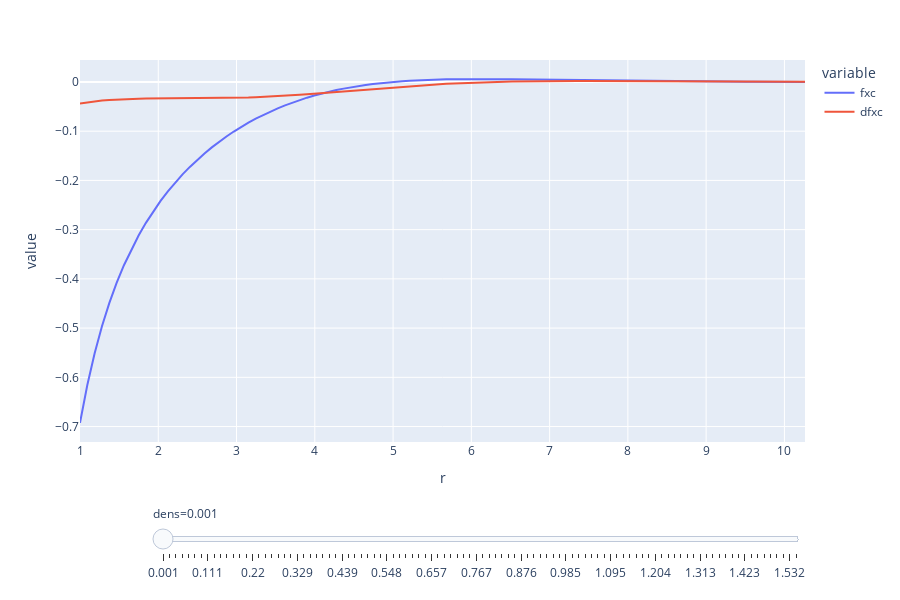

Notebook cell for this chart:
### Code cell
import plotly.express as px


fig= px.line(df, x="r", y=["fxc","dfxc"], animation_frame="dens", height=600) 

fig["layout"].pop("updatemenus") # optional, drop animation buttons

fig.write_html("fxc_dfxc.html")
fig.show()

### Figure 1 — Plotly figure (JSON) as saved in the notebook; plotly's stock layout.template omitted (floating-point values rounded to 4 significant figures)
{"data": [{"hovertemplate": "variable=fxc<br>dens=0.001<br>r=%{x}<br>value=%{y}<extra></extra>", "legendgroup": "fxc", "line": {"color": "#636efa", "dash": "solid"}, "marker": {"symbol": "circle"}, "mode": "lines", "name": "fxc", "orientation": "v", "showlegend": true, "type": "scatter", "x": [1, 1.094, 1.187, 1.281, 1.374, 1.468, 1.561, 1.655, 1.749, 1.842, 1.936, 2.029, 2.123, 2.216, 2.31, 2.403, 2.497, 2.591, 2.684, 2.778, 2.871, 2.965, 3.058, 3.152, 3.246, 3.339, 3.433, 3.526, 3.62, 3.713, 3.807, 3.901, 3.994, 4.088, 4.181, 4.275, 4.368, 4.462, 4.556, 4.649, 4.743, 4.836, 4.93, 5.023, 5.117, 5.21, 5.304, 5.398, 5.491, 5.585, 5.678, 5.772, 5.865, 5.959, 6.053, 6.146, 6.24, 6.333, 6.427, 6.52, 6.614, 6.708, 6.801, 6.895, 6.988, 7.082, 7.175, 7.269, 7.363, 7.456, 7.55, 7.643, 7.737, 7.83, 7.924, 8.017, 8.111, 8.205, 8.298, 8.392, 8.485, 8.579, 8.672, 8.766, 8.86, 8.953, 9.047, 9.14, 9.234, 9.327, 9.421, 9.515, 9.608, 9.702, 9.795, 9.889, 9.982, 10.08, 10.17, 10.26], "xaxis": "x", "y": [-0.6926, -0.6155, -0.551, -0.4963, -0.4492, -0.4083, -0.3723, -0.3404, -0.3119, -0.2862, -0.2629, -0.2416, -0.2222, -0.2043, -0.1878, -0.1725, -0.1583, -0.1451, -0.1328, -0.1214, -0.1107, -0.1007, -0.09139, -0.0827, -0.07459, -0.06704, -0.06002, -0.05349, -0.04744, -0.04184, -0.03667, -0.0319, -0.02753, -0.02352, -0.01985, -0.01652, -0.0135, -0.01077, -0.008323, -0.006132, -0.004183, -0.002461, -0.0009494, 0.0003668, 0.001503, 0.002472, 0.00329, 0.003968, 0.00452, 0.004958, 0.005293, 0.005537, 0.005698, 0.005788, 0.005815, 0.005787, 0.005712, 0.005597, 0.005449, 0.005273, 0.005076, 0.004861, 0.004634, 0.004398, 0.004157, 0.003913, 0.003669, 0.003428, 0.003191, 0.00296, 0.002737, 0.002522, 0.002316, 0.002119, 0.001933, 0.001758, 0.001593, 0.001438, 0.001294, 0.001161, 0.001037, 0.0009228, 0.0008179, 0.0007219, 0.0006343, 0.0005546, 0.0004824, 0.0004171, 0.0003584, 0.0003058, 0.0002588, 0.0002169, 0.0001798, 0.000147, 0.0001181, 9.288e-05, 7.089e-05, 5.182e-05, 3.538e-05, 2.131e-05], "yaxis": "y"}, {"hovertemplate": "variable=dfxc<br>dens=0.001<br>r=%{x}<br>value=%{y}<extra></extra>", "legendgroup": "dfxc", "line": {"color": "#EF553B", "dash": "solid"}, "marker": {"symbol": "circle"}, "mode": "lines", "name": "dfxc", "orientation": "v", "showlegend": true, "type": "scatter", "x": [1, 1.094, 1.187, 1.281, 1.374, 1.468, 1.561, 1.655, 1.749, 1.842, 1.936, 2.029, 2.123, 2.216, 2.31, 2.403, 2.497, 2.591, 2.684, 2.778, 2.871, 2.965, 3.058, 3.152, 3.246, 3.339, 3.433, 3.526, 3.62, 3.713, 3.807, 3.901, 3.994, 4.088, 4.181, 4.275, 4.368, 4.462, 4.556, 4.649, 4.743, 4.836, 4.93, 5.023, 5.117, 5.21, 5.304, 5.398, 5.491, 5.585, 5.678, 5.772, 5.865, 5.959, 6.053, 6.146, 6.24, 6.333, 6.427, 6.52, 6.614, 6.708, 6.801, 6.895, 6.988, 7.082, 7.175, 7.269, 7.363, 7.456, 7.55, 7.643, 7.737, 7.83, 7.924, 8.017, 8.111, 8.205, 8.298, 8.392, 8.485, 8.579, 8.672, 8.766, 8.86, 8.953, 9.047, 9.14, 9.234, 9.327, 9.421, 9.515, 9.608, 9.702, 9.795, 9.889, 9.982, 10.08, 10.17, 10.26], "xaxis": "x", "y": [-0.04377, -0.04129, -0.0393, -0.03771, -0.03647, -0.03552, -0.03481, -0.0343, -0.03395, -0.03373, -0.03361, -0.03356, -0.03355, -0.03356, -0.03358, -0.03358, -0.03355, -0.03348, -0.03335, -0.03316, -0.0329, -0.03255, -0.03213, -0.03162, -0.03103, -0.03036, -0.02961, -0.02878, -0.02788, -0.02691, -0.02588, -0.0248, -0.02367, -0.0225, -0.02131, -0.02009, -0.01885, -0.01761, -0.01637, -0.01514, -0.01392, -0.01272, -0.01155, -0.01042, -0.009318, -0.008263, -0.007254, -0.006294, -0.005385, -0.004531, -0.003731, -0.002988, -0.0023, -0.001669, -0.001093, -0.0005718, -0.0001034, 0.0003138, 0.0006816, 0.001002, 0.001279, 0.001513, 0.001707, 0.001865, 0.001989, 0.002082, 0.002147, 0.002186, 0.002202, 0.002198, 0.002176, 0.002139, 0.002088, 0.002027, 0.001956, 0.001878, 0.001794, 0.001706, 0.001615, 0.001522, 0.001428, 0.001336, 0.001244, 0.001154, 0.001066, 0.0009818, 0.0009005, 0.0008229, 0.0007491, 0.0006794, 0.0006137, 0.0005521, 0.0004946, 0.0004412, 0.0003918, 0.0003462, 0.0003044, 0.0002661, 0.0002312, 0.0001995], "yaxis": "y"}], "layout": {"height": 600, "legend": {"title": {"text": "variable"}, "tracegroupgap": 0}, "margin": {"t": 60}, "sliders": [{"active": 0, "currentvalue": {"prefix": "dens="}, "len": 0.9, "pad": {"b": 10, "t": 60}, "steps": [{"args": [["0.001"], {"frame": {"duration": 0, "redraw": false}, "fromcurrent": true, "mode": "immediate", "transition": {"duration": 0, "easing": "linear"}}], "label": "0.001", "method": "animate"}, {"args": [["0.017"], {"frame": {"duration": 0, "redraw": false}, "fromcurrent": true, "mode": "immediate", "transition": {"duration": 0, "easing": "linear"}}], "label": "0.017", "method": "animate"}, {"args": [["0.033"], {"frame": {"duration": 0, "redraw": false}, "fromcurrent": true, "mode": "immediate", "transition": {"duration": 0, "easing": "linear"}}], "label": "0.033", "method": "animate"}, {"args": [["0.048"], {"frame": {"duration": 0, "redraw": false}, "fromcurrent": true, "mode": "immediate", "transition": {"duration": 0, "easing": "linear"}}], "label": "0.048", "method": "animate"}, {"args": [["0.064"], {"frame": {"duration": 0, "redraw": false}, "fromcurrent": true, "mode": "immediate", "transition": {"duration": 0, "easing": "linear"}}], "label": "0.064", "method": "animate"}, {"args": [["0.08"], {"frame": {"duration": 0, "redraw": false}, "fromcurrent": true, "mode": "immediate", "transition": {"duration": 0, "easing": "linear"}}], "label": "0.08", "method": "animate"}, {"args": [["0.095"], {"frame": {"duration": 0, "redraw": false}, "fromcurrent": true, "mode": "immediate", "transition": {"duration": 0, "easing": "linear"}}], "label": "0.095", "method": "animate"}, {"args": [["0.111"], {"frame": {"duration": 0, "redraw": false}, "fromcurrent": true, "mode": "immediate", "transition": {"duration": 0, "easing": "linear"}}], "label": "0.111", "method": "animate"}, {"args": [["0.126"], {"frame": {"duration": 0, "redraw": false}, "fromcurrent": true, "mode": "immediate", "transition": {"duration": 0, "easing": "linear"}}], "label": "0.126", "method": "animate"}, {"args": [["0.142"], {"frame": {"duration": 0, "redraw": false}, "fromcurrent": true, "mode": "immediate", "transition": {"duration": 0, "easing": "linear"}}], "label": "0.142", "method": "animate"}, {"args": [["0.158"], {"frame": {"duration": 0, "redraw": false}, "fromcurrent": true, "mode": "immediate", "transition": {"duration": 0, "easing": "linear"}}], "label": "0.158", "method": "animate"}, {"args": [["0.173"], {"frame": {"duration": 0, "redraw": false}, "fromcurrent": true, "mode": "immediate", "transition": {"duration": 0, "easing": "linear"}}], "label": "0.173", "method": "animate"}, {"args": [["0.189"], {"frame": {"duration": 0, "redraw": false}, "fromcurrent": true, "mode": "immediate", "transition": {"duration": 0, "easing": "linear"}}], "label": "0.189", "method": "animate"}, {"args": [["0.204"], {"frame": {"duration": 0, "redraw": false}, "fromcurrent": true, "mode": "immediate", "transition": {"duration": 0, "easing": "linear"}}], "label": "0.204", "method": "animate"}, {"args": [["0.22"], {"frame": {"duration": 0, "redraw": false}, "fromcurrent": true, "mode": "immediate", "transition": {"duration": 0, "easing": "linear"}}], "label": "0.22", "method": "animate"}, {"args": [["0.236"], {"frame": {"duration": 0, "redraw": false}, "fromcurrent": true, "mode": "immediate", "transition": {"duration": 0, "easing": "linear"}}], "label": "0.236", "method": "animate"}, {"args": [["0.251"], {"frame": {"duration": 0, "redraw": false}, "fromcurrent": true, "mode": "immediate", "transition": {"duration": 0, "easing": "linear"}}], "label": "0.251", "method": "animate"}, {"args": [["0.267"], {"frame": {"duration": 0, "redraw": false}, "fromcurrent": true, "mode": "immediate", "transition": {"duration": 0, "easing": "linear"}}], "label": "0.267", "method": "animate"}, {"args": [["0.283"], {"frame": {"duration": 0, "redraw": false}, "fromcurrent": true, "mode": "immediate", "transition": {"duration": 0, "easing": "linear"}}], "label": "0.283", "method": "animate"}, {"args": [["0.298"], {"frame": {"duration": 0, "redraw": false}, "fromcurrent": true, "mode": "immediate", "transition": {"duration": 0, "easing": "linear"}}], "label": "0.298", "method": "animate"}, {"args": [["0.314"], {"frame": {"duration": 0, "redraw": false}, "fromcurrent": true, "mode": "immediate", "transition": {"duration": 0, "easing": "linear"}}], "label": "0.314", "method": "animate"}, {"args": [["0.329"], {"frame": {"duration": 0, "redraw": false}, "fromcurrent": true, "mode": "immediate", "transition": {"duration": 0, "easing": "linear"}}], "label": "0.329", "method": "animate"}, {"args": [["0.345"], {"frame": {"duration": 0, "redraw": false}, "fromcurrent": true, "mode": "immediate", "transition": {"duration": 0, "easing": "linear"}}], "label": "0.345", "method": "animate"}, {"args": [["0.361"], {"frame": {"duration": 0, "redraw": false}, "fromcurrent": true, "mode": "immediate", "transition": {"duration": 0, "easing": "linear"}}], "label": "0.361", "method": "animate"}, {"args": [["0.376"], {"frame": {"duration": 0, "redraw": false}, "fromcurrent": true, "mode": "immediate", "transition": {"duration": 0, "easing": "linear"}}], "label": "0.376", "method": "animate"}, {"args": [["0.392"], {"frame": {"duration": 0, "redraw": false}, "fromcurrent": true, "mode": "immediate", "transition": {"duration": 0, "easing": "linear"}}], "label": "0.392", "method": "animate"}, {"args": [["0.407"], {"frame": {"duration": 0, "redraw": false}, "fromcurrent": true, "mode": "immediate", "transition": {"duration": 0, "easing": "linear"}}], "label": "0.407", "method": "animate"}, {"args": [["0.423"], {"frame": {"duration": 0, "redraw": false}, "fromcurrent": true, "mode": "immediate", "transition": {"duration": 0, "easing": "linear"}}], "label": "0.423", "method": "animate"}, {"args": [["0.439"], {"frame": {"duration": 0, "redraw": false}, "fromcurrent": true, "mode": "immediate", "transition": {"duration": 0, "easing": "linear"}}], "label": "0.439", "method": "animate"}, {"args": [["0.454"], {"frame": {"duration": 0, "redraw": false}, "fromcurrent": true, "mode": "immediate", "transition": {"duration": 0, "easing": "linear"}}], "label": "0.454", "method": "animate"}, {"args": [["0.47"], {"frame": {"duration": 0, "redraw": false}, "fromcurrent": true, "mode": "immediate", "transition": {"duration": 0, "easing": "linear"}}], "label": "0.47", "method": "animate"}, {"args": [["0.486"], {"frame": {"duration": 0, "redraw": false}, "fromcurrent": true, "mode": "immediate", "transition": {"duration": 0, "easing": "linear"}}], "label": "0.486", "method": "animate"}, {"args": [["0.501"], {"frame": {"duration": 0, "redraw": false}, "fromcurrent": true, "mode": "immediate", "transition": {"duration": 0, "easing": "linear"}}], "label": "0.501", "method": "animate"}, {"args": [["0.517"], {"frame": {"duration": 0, "redraw": false}, "fromcurrent": true, "mode": "immediate", "transition": {"duration": 0, "easing": "linear"}}], "label": "0.517", "method": "animate"}, {"args": [["0.532"], {"frame": {"duration": 0, "redraw": false}, "fromcurrent": true, "mode": "immediate", "transition": {"duration": 0, "easing": "linear"}}], "label": "0.532", "method": "animate"}, {"args": [["0.548"], {"frame": {"duration": 0, "redraw": false}, "fromcurrent": true, "mode": "immediate", "transition": {"duration": 0, "easing": "linear"}}], "label": "0.548", "method": "animate"}, {"args": [["0.564"], {"frame": {"duration": 0, "redraw": false}, "fromcurrent": true, "mode": "immediate", "transition": {"duration": 0, "easing": "linear"}}], "label": "0.564", "method": "animate"}, {"args": [["0.579"], {"frame": {"duration": 0, "redraw": false}, "fromcurrent": true, "mode": "immediate", "transition": {"duration": 0, "easing": "linear"}}], "label": "0.579", "method": "animate"}, {"args": [["0.595"], {"frame": {"duration": 0, "redraw": false}, "fromcurrent": true, "mode": "immediate", "transition": {"duration": 0, "easing": "linear"}}], "label": "0.595", "method": "animate"}, {"args": [["0.61"], {"frame": {"duration": 0, "redraw": false}, "fromcurrent": true, "mode": "immediate", "transition": {"duration": 0, "easing": "linear"}}], "label": "0.61", "method": "animate"}, {"args": [["0.626"], {"frame": {"duration": 0, "redraw": false}, "fromcurrent": true, "mode": "immediate", "transition": {"duration": 0, "easing": "linear"}}], "label": "0.626", "method": "animate"}, {"args": [["0.642"], {"frame": {"duration": 0, "redraw": false}, "fromcurrent": true, "mode": "immediate", "transition": {"duration": 0, "easing": "linear"}}], "label": "0.642", "method": "animate"}, {"args": [["0.657"], {"frame": {"duration": 0, "redraw": false}, "fromcurrent": true, "mode": "immediate", "transition": {"duration": 0, "easing": "linear"}}], "label": "0.657", "method": "animate"}, {"args": [["0.673"], {"frame": {"duration": 0, "redraw": false}, "fromcurrent": true, "mode": "immediate", "transition": {"duration": 0, "easing": "linear"}}], "label": "0.673", "method": "animate"}, {"args": [["0.689"], {"frame": {"duration": 0, "redraw": false}, "fromcurrent": true, "mode": "immediate", "transition": {"duration": 0, "easing": "linear"}}], "label": "0.689", "method": "animate"}, {"args": [["0.704"], {"frame": {"duration": 0, "redraw": false}, "fromcurrent": true, "mode": "immediate", "transition": {"duration": 0, "easing": "linear"}}], "label": "0.704", "method": "animate"}, {"args": [["0.72"], {"frame": {"duration": 0, "redraw": false}, "fromcurrent": true, "mode": "immediate", "transition": {"duration": 0, "easing": "linear"}}], "label": "0.72", "method": "animate"}, {"args": [["0.735"], {"frame": {"duration": 0, "redraw": false}, "fromcurrent": true, "mode": "immediate", "transition": {"duration": 0, "easing": "linear"}}], "label": "0.735", "method": "animate"}, {"args": [["0.751"], {"frame": {"duration": 0, "redraw": false}, "fromcurrent": true, "mode": "immediate", "transition": {"duration": 0, "easing": "linear"}}], "label": "0.751", "method": "animate"}, {"args": [["0.767"], {"frame": {"duration": 0, "redraw": false}, "fromcurrent": true, "mode": "immediate", "transition": {"duration": 0, "easing": "linear"}}], "label": "0.767", "method": "animate"}, {"args": [["0.782"], {"frame": {"duration": 0, "redraw": false}, "fromcurrent": true, "mode": "immediate", "transition": {"duration": 0, "easing": "linear"}}], "label": "0.782", "method": "animate"}, {"args": [["0.798"], {"frame": {"duration": 0, "redraw": false}, "fromcurrent": true, "mode": "immediate", "transition": {"duration": 0, "easing": "linear"}}], "label": "0.798", "method": "animate"}, {"args": [["0.813"], {"frame": {"duration": 0, "redraw": false}, "fromcurrent": true, "mode": "immediate", "transition": {"duration": 0, "easing": "linear"}}], "label": "0.813", "method": "animate"}, {"args": [["0.829"], {"frame": {"duration": 0, "redraw": false}, "fromcurrent": true, "mode": "immediate", "transition": {"duration": 0, "easing": "linear"}}], "label": "0.829", "method": "animate"}, {"args": [["0.845"], {"frame": {"duration": 0, "redraw": false}, "fromcurrent": true, "mode": "immediate", "transition": {"duration": 0, "easing": "linear"}}], "label": "0.845", "method": "animate"}, {"args": [["0.86"], {"frame": {"duration": 0, "redraw": false}, "fromcurrent": true, "mode": "immediate", "transition": {"duration": 0, "easing": "linear"}}], "label": "0.86", "method": "animate"}, {"args": [["0.876"], {"frame": {"duration": 0, "redraw": false}, "fromcurrent": true, "mode": "immediate", "transition": {"duration": 0, "easing": "linear"}}], "label": "0.876", "method": "animate"}, {"args": [["0.892"], {"frame": {"duration": 0, "redraw": false}, "fromcurrent": true, "mode": "immediate", "transition": {"duration": 0, "easing": "linear"}}], "label": "0.892", "method": "animate"}, {"args": [["0.907"], {"frame": {"duration": 0, "redraw": false}, "fromcurrent": true, "mode": "immediate", "transition": {"duration": 0, "easing": "linear"}}], "label": "0.907", "method": "animate"}, {"args": [["0.923"], {"frame": {"duration": 0, "redraw": false}, "fromcurrent": true, "mode": "immediate", "transition": {"duration": 0, "easing": "linear"}}], "label": "0.923", "method": "animate"}, {"args": [["0.938"], {"frame": {"duration": 0, "redraw": false}, "fromcurrent": true, "mode": "immediate", "transition": {"duration": 0, "easing": "linear"}}], "label": "0.938", "method": "animate"}, {"args": [["0.954"], {"frame": {"duration": 0, "redraw": false}, "fromcurrent": true, "mode": "immediate", "transition": {"duration": 0, "easing": "linear"}}], "label": "0.954", "method": "animate"}, {"args": [["0.97"], {"frame": {"duration": 0, "redraw": false}, "fromcurrent": true, "mode": "immediate", "transition": {"duration": 0, "easing": "linear"}}], "label": "0.97", "method": "animate"}, {"args": [["0.985"], {"frame": {"duration": 0, "redraw": false}, "fromcurrent": true, "mode": "immediate", "transition": {"duration": 0, "easing": "linear"}}], "label": "0.985", "method": "animate"}, {"args": [["1.001"], {"frame": {"duration": 0, "redraw": false}, "fromcurrent": true, "mode": "immediate", "transition": {"duration": 0, "easing": "linear"}}], "label": "1.001", "method": "animate"}, {"args": [["1.016"], {"frame": {"duration": 0, "redraw": false}, "fromcurrent": true, "mode": "immediate", "transition": {"duration": 0, "easing": "linear"}}], "label": "1.016", "method": "animate"}, {"args": [["1.032"], {"frame": {"duration": 0, "redraw": false}, "fromcurrent": true, "mode": "immediate", "transition": {"duration": 0, "easing": "linear"}}], "label": "1.032", "method": "animate"}, {"args": [["1.048"], {"frame": {"duration": 0, "redraw": false}, "fromcurrent": true, "mode": "immediate", "transition": {"duration": 0, "easing": "linear"}}], "label": "1.048", "method": "animate"}, {"args": [["1.063"], {"frame": {"duration": 0, "redraw": false}, "fromcurrent": true, "mode": "immediate", "transition": {"duration": 0, "easing": "linear"}}], "label": "1.063", "method": "animate"}, {"args": [["1.079"], {"frame": {"duration": 0, "redraw": false}, "fromcurrent": true, "mode": "immediate", "transition": {"duration": 0, "easing": "linear"}}], "label": "1.079", "method": "animate"}, {"args": [["1.095"], {"frame": {"duration": 0, "redraw": false}, "fromcurrent": true, "mode": "immediate", "transition": {"duration": 0, "easing": "linear"}}], "label": "1.095", "method": "animate"}, {"args": [["1.11"], {"frame": {"duration": 0, "redraw": false}, "fromcurrent": true, "mode": "immediate", "transition": {"duration": 0, "easing": "linear"}}], "label": "1.11", "method": "animate"}, {"args": [["1.126"], {"frame": {"duration": 0, "redraw": false}, "fromcurrent": true, "mode": "immediate", "transition": {"duration": 0, "easing": "linear"}}], "label": "1.126", "method": "animate"}, {"args": [["1.141"], {"frame": {"duration": 0, "redraw": false}, "fromcurrent": true, "mode": "immediate", "transition": {"duration": 0, "easing": "linear"}}], "label": "1.141", "method": "animate"}, {"args": [["1.157"], {"frame": {"duration": 0, "redraw": false}, "fromcurrent": true, "mode": "immediate", "transition": {"duration": 0, "easing": "linear"}}], "label": "1.157", "method": "animate"}, {"args": [["1.173"], {"frame": {"duration": 0, "redraw": false}, "fromcurrent": true, "mode": "immediate", "transition": {"duration": 0, "easing": "linear"}}], "label": "1.173", "method": "animate"}, {"args": [["1.188"], {"frame": {"duration": 0, "redraw": false}, "fromcurrent": true, "mode": "immediate", "transition": {"duration": 0, "easing": "linear"}}], "label": "1.188", "method": "animate"}, {"args": [["1.204"], {"frame": {"duration": 0, "redraw": false}, "fromcurrent": true, "mode": "immediate", "transition": {"duration": 0, "easing": "linear"}}], "label": "1.204", "method": "animate"}, {"args": [["1.219"], {"frame": {"duration": 0, "redraw": false}, "fromcurrent": true, "mode": "immediate", "transition": {"duration": 0, "easing": "linear"}}], "label": "1.219", "method": "animate"}, {"args": [["1.235"], {"frame": {"duration": 0, "redraw": false}, "fromcurrent": true, "mode": "immediate", "transition": {"duration": 0, "easing": "linear"}}], "label": "1.235", "method": "animate"}, {"args": [["1.251"], {"frame": {"duration": 0, "redraw": false}, "fromcurrent": true, "mode": "immediate", "transition": {"duration": 0, "easing": "linear"}}], "label": "1.251", "method": "animate"}, {"args": [["1.266"], {"frame": {"duration": 0, "redraw": false}, "fromcurrent": true, "mode": "immediate", "transition": {"duration": 0, "easing": "linear"}}], "label": "1.266", "method": "animate"}, {"args": [["1.282"], {"frame": {"duration": 0, "redraw": false}, "fromcurrent": true, "mode": "immediate", "transition": {"duration": 0, "easing": "linear"}}], "label": "1.282", "method": "animate"}, {"args": [["1.298"], {"frame": {"duration": 0, "redraw": false}, "fromcurrent": true, "mode": "immediate", "transition": {"duration": 0, "easing": "linear"}}], "label": "1.298", "method": "animate"}, {"args": [["1.313"], {"frame": {"duration": 0, "redraw": false}, "fromcurrent": true, "mode": "immediate", "transition": {"duration": 0, "easing": "linear"}}], "label": "1.313", "method": "animate"}, {"args": [["1.329"], {"frame": {"duration": 0, "redraw": false}, "fromcurrent": true, "mode": "immediate", "transition": {"duration": 0, "easing": "linear"}}], "label": "1.329", "method": "animate"}, {"args": [["1.344"], {"frame": {"duration": 0, "redraw": false}, "fromcurrent": true, "mode": "immediate", "transition": {"duration": 0, "easing": "linear"}}], "label": "1.344", "method": "animate"}, {"args": [["1.36"], {"frame": {"duration": 0, "redraw": false}, "fromcurrent": true, "mode": "immediate", "transition": {"duration": 0, "easing": "linear"}}], "label": "1.36", "method": "animate"}, {"args": [["1.376"], {"frame": {"duration": 0, "redraw": false}, "fromcurrent": true, "mode": "immediate", "transition": {"duration": 0, "easing": "linear"}}], "label": "1.376", "method": "animate"}, {"args": [["1.391"], {"frame": {"duration": 0, "redraw": false}, "fromcurrent": true, "mode": "immediate", "transition": {"duration": 0, "easing": "linear"}}], "label": "1.391", "method": "animate"}, {"args": [["1.407"], {"frame": {"duration": 0, "redraw": false}, "fromcurrent": true, "mode": "immediate", "transition": {"duration": 0, "easing": "linear"}}], "label": "1.407", "method": "animate"}, {"args": [["1.423"], {"frame": {"duration": 0, "redraw": false}, "fromcurrent": true, "mode": "immediate", "transition": {"duration": 0, "easing": "linear"}}], "label": "1.423", "method": "animate"}, {"args": [["1.438"], {"frame": {"duration": 0, "redraw": false}, "fromcurrent": true, "mode": "immediate", "transition": {"duration": 0, "easing": "linear"}}], "label": "1.438", "method": "animate"}, {"args": [["1.454"], {"frame": {"duration": 0, "redraw": false}, "fromcurrent": true, "mode": "immediate", "transition": {"duration": 0, "easing": "linear"}}], "label": "1.454", "method": "animate"}, {"args": [["1.469"], {"frame": {"duration": 0, "redraw": false}, "fromcurrent": true, "mode": "immediate", "transition": {"duration": 0, "easing": "linear"}}], "label": "1.469", "method": "animate"}, {"args": [["1.485"], {"frame": {"duration": 0, "redraw": false}, "fromcurrent": true, "mode": "immediate", "transition": {"duration": 0, "easing": "linear"}}], "label": "1.485", "method": "animate"}, {"args": [["1.501"], {"frame": {"duration": 0, "redraw": false}, "fromcurrent": true, "mode": "immediate", "transition": {"duration": 0, "easing": "linear"}}], "label": "1.501", "method": "animate"}, {"args": [["1.516"], {"frame": {"duration": 0, "redraw": false}, "fromcurrent": true, "mode": "immediate", "transition": {"duration": 0, "easing": "linear"}}], "label": "1.516", "method": "animate"}, {"args": [["1.532"], {"frame": {"duration": 0, "redraw": false}, "fromcurrent": true, "mode": "immediate", "transition": {"duration": 0, "easing": "linear"}}], "label": "1.532", "method": "animate"}, {"args": [["1.547"], {"frame": {"duration": 0, "redraw": false}, "fromcurrent": true, "mode": "immediate", "transition": {"duration": 0, "easing": "linear"}}], "label": "1.547", "method": "animate"}], "x": 0.1, "xanchor": "left", "y": 0, "yanchor": "top"}], "xaxis": {"anchor": "y", "domain": [0, 1], "title": {"text": "r"}}, "yaxis": {"anchor": "x", "domain": [0, 1], "title": {"text": "value"}}}}
